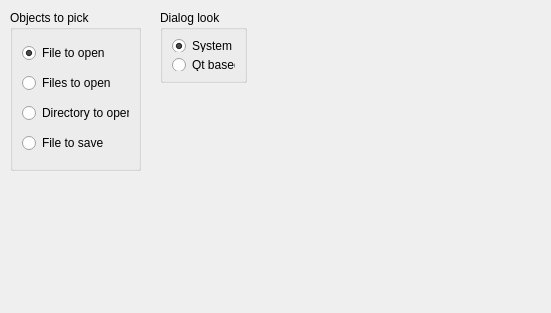
<?xml version="1.0" encoding="UTF-8"?>
<ui version="4.0">
 <class>MainWindow</class>
 <widget class="QWidget" name="MainWindow">
  <property name="geometry">
   <rect>
    <x>0</x>
    <y>0</y>
    <width>551</width>
    <height>313</height>
   </rect>
  </property>
  <property name="windowTitle">
   <string>PathPicker Example</string>
  </property>
  <widget class="QSint::PathPicker" name="PathPicker">
   <property name="geometry">
    <rect>
     <x>10</x>
     <y>210</y>
     <width>521</width>
     <height>31</height>
    </rect>
   </property>
  </widget>
  <widget class="QGroupBox" name="groupBox">
   <property name="geometry">
    <rect>
     <x>10</x>
     <y>10</y>
     <width>131</width>
     <height>161</height>
    </rect>
   </property>
   <property name="title">
    <string>Objects to pick</string>
   </property>
   <layout class="QVBoxLayout" name="verticalLayout">
    <item>
     <widget class="QRadioButton" name="rbFile">
      <property name="text">
       <string>File to open</string>
      </property>
      <property name="checked">
       <bool>true</bool>
      </property>
     </widget>
    </item>
    <item>
     <widget class="QRadioButton" name="rbFiles">
      <property name="text">
       <string>Files to open</string>
      </property>
     </widget>
    </item>
    <item>
     <widget class="QRadioButton" name="rbDir">
      <property name="text">
       <string>Directory to open</string>
      </property>
     </widget>
    </item>
    <item>
     <widget class="QRadioButton" name="rbFileToSave">
      <property name="text">
       <string>File to save</string>
      </property>
     </widget>
    </item>
   </layout>
  </widget>
  <widget class="QGroupBox" name="groupBox_2">
   <property name="geometry">
    <rect>
     <x>160</x>
     <y>10</y>
     <width>87</width>
     <height>73</height>
    </rect>
   </property>
   <property name="title">
    <string>Dialog look</string>
   </property>
   <layout class="QVBoxLayout" name="verticalLayout_2">
    <item>
     <widget class="QRadioButton" name="rbSystemDialog">
      <property name="text">
       <string>System</string>
      </property>
      <property name="checked">
       <bool>true</bool>
      </property>
     </widget>
    </item>
    <item>
     <widget class="QRadioButton" name="rbQtDialog">
      <property name="text">
       <string>Qt based</string>
      </property>
     </widget>
    </item>
   </layout>
  </widget>
 </widget>
 <customwidgets>
  <customwidget>
   <class>QSint::PathPicker</class>
   <extends>QWidget</extends>
   <header>QSint</header>
   <container>1</container>
  </customwidget>
 </customwidgets>
 <resources/>
 <connections/>
</ui>
